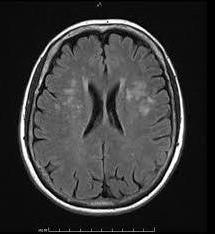
#> input picture Brain_Tumor_Detection/no/no1030.jpg, 215 x 234 px
$ python -i preprocess.py   (imports and definitions only)
#> lines starting #> are read from the running program, lines starting #| are printed output that depends on the picture; after the words box and inside, x2 and y2 are one past the last pixel; in counts of white or black regions, pixels touching at a corner belong together
#> further down, picture is the input picture: shape (234, 215, 3); min 0, max 255, mean 55.6
import numpy as np
import cv2
from PIL import Image
import tensorflow as tf

# If your saved model ALREADY has a Rescaling/Preprocessing layer, set this False
USE_EXTERNAL_PREPROCESS = True  # keep True to match your training

def infer_input_size(model) -> tuple[int, int]:
    ish = model.input_shape
    if isinstance(ish, (list, tuple)):
        shp = ish[0] if isinstance(ish[0], (list, tuple)) else ish
        h, w = shp[1], shp[2]
    else:
        h = w = None
    return int(h or 224), int(w or 224)

def _crop_single(img_rgb: np.ndarray, add_pixels: int = 8) -> np.ndarray:
    """
    img_rgb: HxWx3, RGB (uint8)
    Returns cropped RGB.
    """
#> called with add_pixels = 8
    h, w = img_rgb.shape[:2]
#> h = 234; w = 215
    gray = cv2.cvtColor(img_rgb, cv2.COLOR_RGB2GRAY)
    gray = cv2.GaussianBlur(gray, (5, 5), 0)
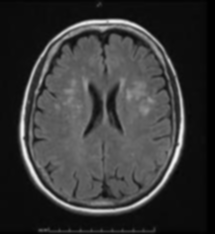
#> gray: shape (234, 215); min 0, max 243, mean 55.6
    _, thresh = cv2.threshold(gray, 0, 255, cv2.THRESH_BINARY + cv2.THRESH_OTSU)
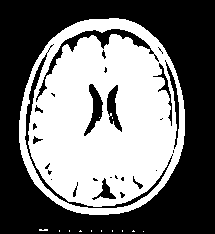
#> thresh: shape (234, 215); 45.6% white; 13 white regions (12 under 20 px), largest, box (x1, y1, x2, y2) and area: (19, 18, 185, 215) 22889
    thresh = cv2.erode(thresh, None, iterations=1)
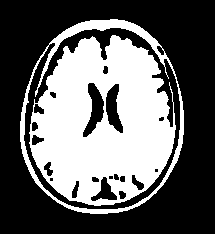
#> thresh: shape (234, 215); 38.9% white; 2 white regions, box (x1, y1, x2, y2) and area: (29, 35, 176, 206) 16790, (20, 19, 184, 214) 2773
    thresh = cv2.dilate(thresh, None, iterations=1)
#> thresh: shape (234, 215); 45.4% white; 1 white region

    cnts, _ = cv2.findContours(thresh, cv2.RETR_EXTERNAL, cv2.CHAIN_APPROX_SIMPLE)
#> cnts = 1 contour; box (x1, y1, x2, y2) and area: (19, 18, 185, 215) 26026
    if not cnts:
        x0, y0, x1, y1 = 0, 0, w, h
    else:
        c = max(cnts, key=cv2.contourArea)
#> c = contour of 252 points, box (x1, y1, x2, y2) (19, 18, 185, 215), area 26026
        x, y, cw, ch = cv2.boundingRect(c)
#> x = 19; y = 18; cw = 166; ch = 197
        x0 = max(0, x - add_pixels)
#> x0 = 11
        y0 = max(0, y - add_pixels)
#> y0 = 10
        x1 = min(w, x + cw + add_pixels)
#> x1 = 193
        y1 = min(h, y + ch + add_pixels)
#> y1 = 223
        if x1 <= x0 or y1 <= y0:
            x0, y0, x1, y1 = 0, 0, w, h

    return img_rgb[y0:y1, x0:x1]
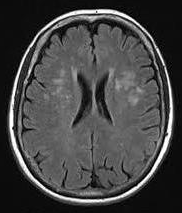
#> returned value: shape (213, 182, 3); min 0, max 255, mean 68.9

def preprocess_for_model(img_pil: Image.Image, model) -> np.ndarray:
    """
    Replicates your training prep:
    1) Convert to RGB
    2) Crop around foreground
    3) Resize to model input size
    4) ResNet50 preprocess_input (if external preprocessing is used)
    Returns: (1, H, W, 3) float32
    """
    rgb = img_pil.convert("RGB")
    arr = np.asarray(rgb)
    crop = _crop_single(arr)  # RGB
    h, w = infer_input_size(model)
    crop_resized = cv2.resize(crop, (w, h), interpolation=cv2.INTER_AREA)
    x = crop_resized.astype("float32")
    x = np.expand_dims(x, axis=0)
    if USE_EXTERNAL_PREPROCESS:
        x = tf.keras.applications.resnet50.preprocess_input(x)
    return x

>>> import cv2
>>> picture = cv2.cvtColor(cv2.imread('../../../Brain_Tumor_Detection/no/no1030.jpg'), cv2.COLOR_BGR2RGB)
>>> result = _crop_single(picture)

$ run again, on Brain_Tumor_Detection/no/no1037.jpg
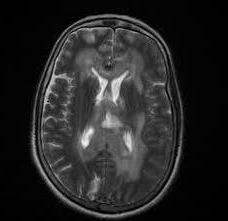
#> input picture Brain_Tumor_Detection/no/no1037.jpg, 228 x 221 px
#> picture is the input picture: shape (221, 228, 3); min 0, max 255, mean 38
#> in _crop_single, `thresh = cv2.dilate(thresh, None, iterations=1)`:
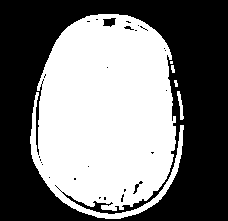
#> thresh: shape (221, 228); 47.5% white; 5 white regions (1 under 20 px)
#> cnts = 5 contours, 3 with area under 20; largest, box (x1, y1, x2, y2) and area: (30, 14, 184, 219) 23440, (177, 91, 184, 120) 63
#> c = contour of 508 points, box (x1, y1, x2, y2) (30, 14, 184, 219), area 23440
#> x = 30; y = 14; cw = 154; ch = 205
#> x0 = 22
#> y0 = 6
#> x1 = 192
#> y1 = 221
#> in _crop_single, `return img_rgb[y0:y1, x0:x1]`:
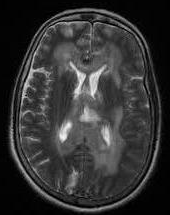
#> returned value: shape (215, 170, 3); min 0, max 255, mean 51.6

$ run again, on Brain_Tumor_Detection/no/no1061.jpg
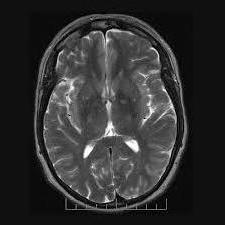
#> input picture Brain_Tumor_Detection/no/no1061.jpg, 225 x 225 px
#> picture is the input picture: shape (225, 225, 3); min 0, max 255, mean 48.3
#> in _crop_single, `thresh = cv2.dilate(thresh, None, iterations=1)`:
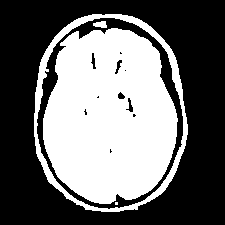
#> thresh: shape (225, 225); 42.4% white; 4 white regions (1 under 20 px)
#> cnts = 1 contour; box (x1, y1, x2, y2) and area: (34, 14, 188, 212) 24588
#> c = contour of 231 points, box (x1, y1, x2, y2) (34, 14, 188, 212), area 24588
#> x = 34; y = 14; cw = 154; ch = 198
#> x0 = 26
#> y0 = 6
#> x1 = 196
#> y1 = 220
#> in _crop_single, `return img_rgb[y0:y1, x0:x1]`:
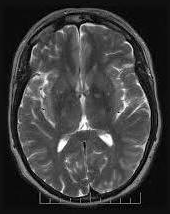
#> returned value: shape (214, 170, 3); min 0, max 255, mean 61

$ run again, on Brain_Tumor_Detection/no/no1063.jpg
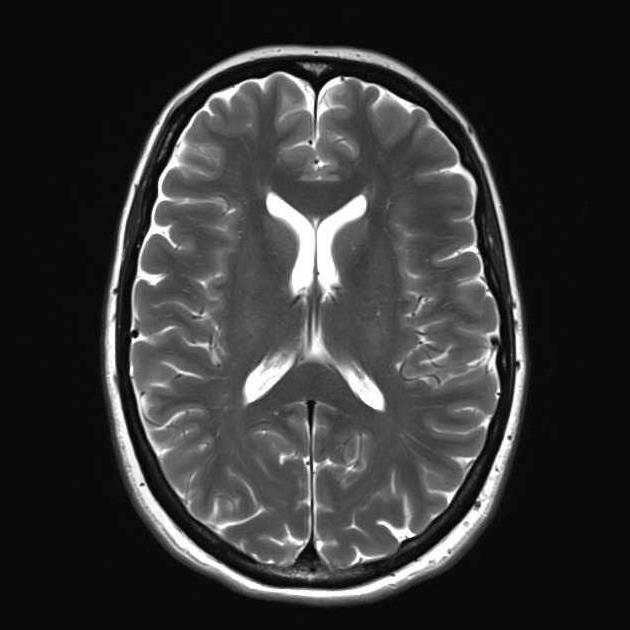
#> input picture Brain_Tumor_Detection/no/no1063.jpg, 630 x 630 px
#> picture is the input picture: shape (630, 630, 3); min 0, max 255, mean 53.6
#> in _crop_single, `thresh = cv2.dilate(thresh, None, iterations=1)`:
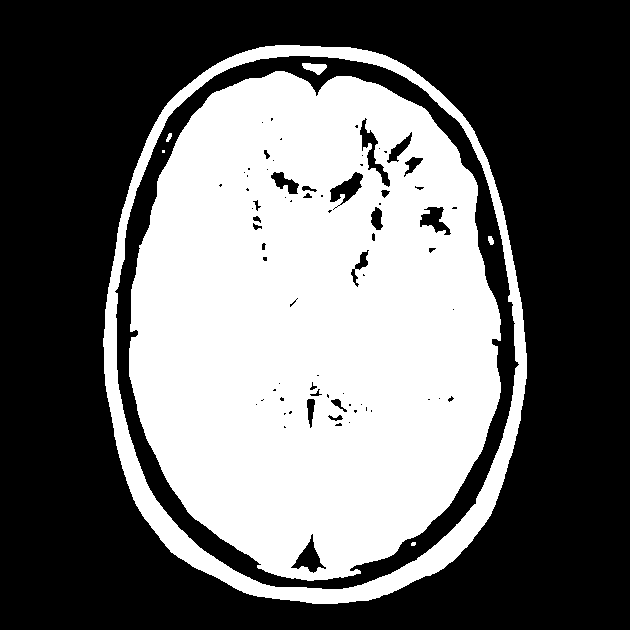
#> thresh: shape (630, 630); 41.8% white; 7 white regions (2 under 20 px)
#> cnts = 1 contour; box (x1, y1, x2, y2) and area: (103, 45, 527, 604) 192486
#> c = contour of 674 points, box (x1, y1, x2, y2) (103, 45, 527, 604), area 192486
#> x = 103; y = 45; cw = 424; ch = 559
#> x0 = 95
#> y0 = 37
#> x1 = 535
#> y1 = 612
#> in _crop_single, `return img_rgb[y0:y1, x0:x1]`:
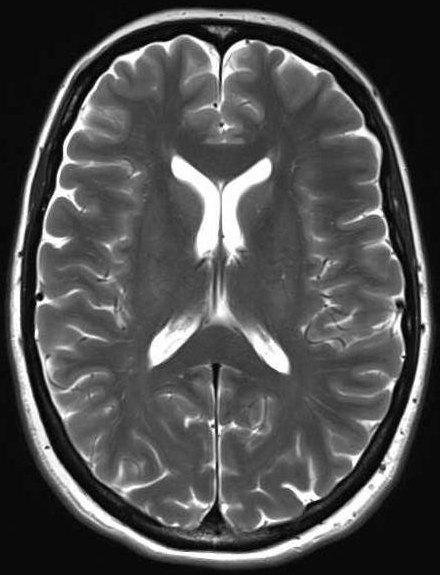
#> returned value: shape (575, 440, 3); min 0, max 255, mean 78.3
